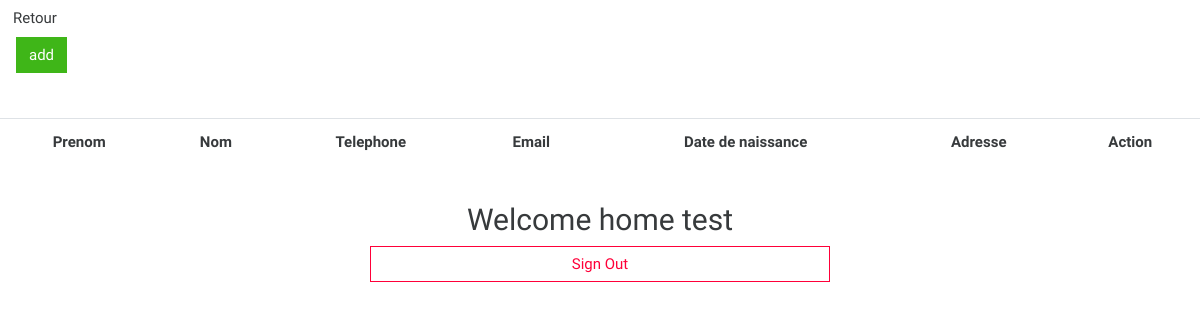
Before: /employes/employes.php (signed in) with the older database file.
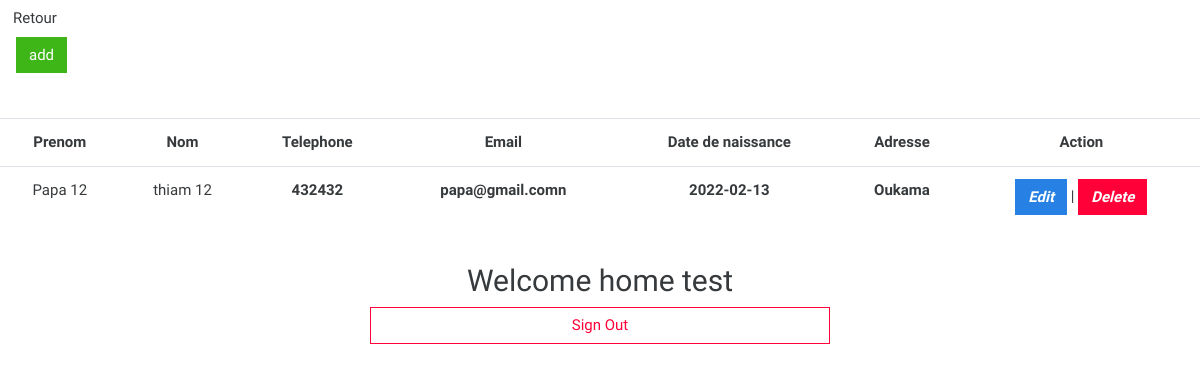
After: the same page with the newer database file.
### tables this page shows
CREATE TABLE `employes` (
  `id` int(11) NOT NULL,
  `prenom` varchar(255) NOT NULL,
  `nom` varchar(255) NOT NULL,
  `date_naissance` varchar(255) NOT NULL,
  `telephone` int(11) NOT NULL,
  `adresse` varchar(255) NOT NULL,
  `email` varchar(255) NOT NULL
);

### employes/employes.php (the view, shortened to what this page needs)
<!DOCTYPE html>
<html lang="en">
<head>
	<link href="https://stackpath.bootstrapcdn.com/bootswatch/4.4.1/cosmo/bootstrap.min.css" rel="stylesheet">
</head>
<body>
	<main>
   <a class="btn btn-default" href="../welcome.php">Retour</a>
   <div class="d-block ml-3">
      <a class="btn btn-success" href="add.php">add</a>
   </div>
   <br><br>
   <table class="table table-thead text-center">
   <tbody>
      <tr>
         <th>Prenom</th>
         <th>Nom</th>
         <th>Telephone</th>
         <th>Email</th>
         <th>Date de naissance</th>
         <th>Adresse</th>
         <th>Action</th>
      </tr>
      <?php
      require_once "../config/config.php";
      $a=mysqli_query($mysql_db,"SELECT * FROM employes");
      foreach ($a as $b)
      {
      ?>
      <tr>
         <td><?= $b['prenom']; ?></td>
         <td><?= $b['nom']; ?></td>
         <th><?= $b['telephone']; ?></th>
         <th><?= $b['email']; ?></th>
         <th><?= $b['date_naissance']; ?></th>
         <th><?= $b['adresse']; ?></th>
         <td>
               <a class="btn btn-primary" href="update.php?id=<?= $b['id']; ?>"><b><i>Edit</i></b></a> |
               <a class="btn btn-danger" href="employes.php?id=<?= $b['id']; ?>" onclick="return confirm('Are you sure?')"><b><i>Delete</i></b></a>
         </td>
      </tr>
      <?php } ?>
   </tbody>
   </table>
		<section class="container wrapper">
			<div class="page-header">
				<h2 class="display-5">Welcome home <?php echo $_SESSION['username']; ?></h2>
			</div>
			<a href="logout.php" class="btn btn-block btn-outline-danger">Sign Out</a>
		</section>
	</main>
</body>
</html>

### employes/employes.php (style rules this page uses)
.wrapper { width: 500px; padding: 20px; }
.wrapper h2 { text-align: center }

Changed rows visible on the page:
added employes: prenom "Papa 12", nom "thiam 12", telephone "432432", email "papa@gmail.comn", date_naissance "2022-02-13", adresse "Oukama"
